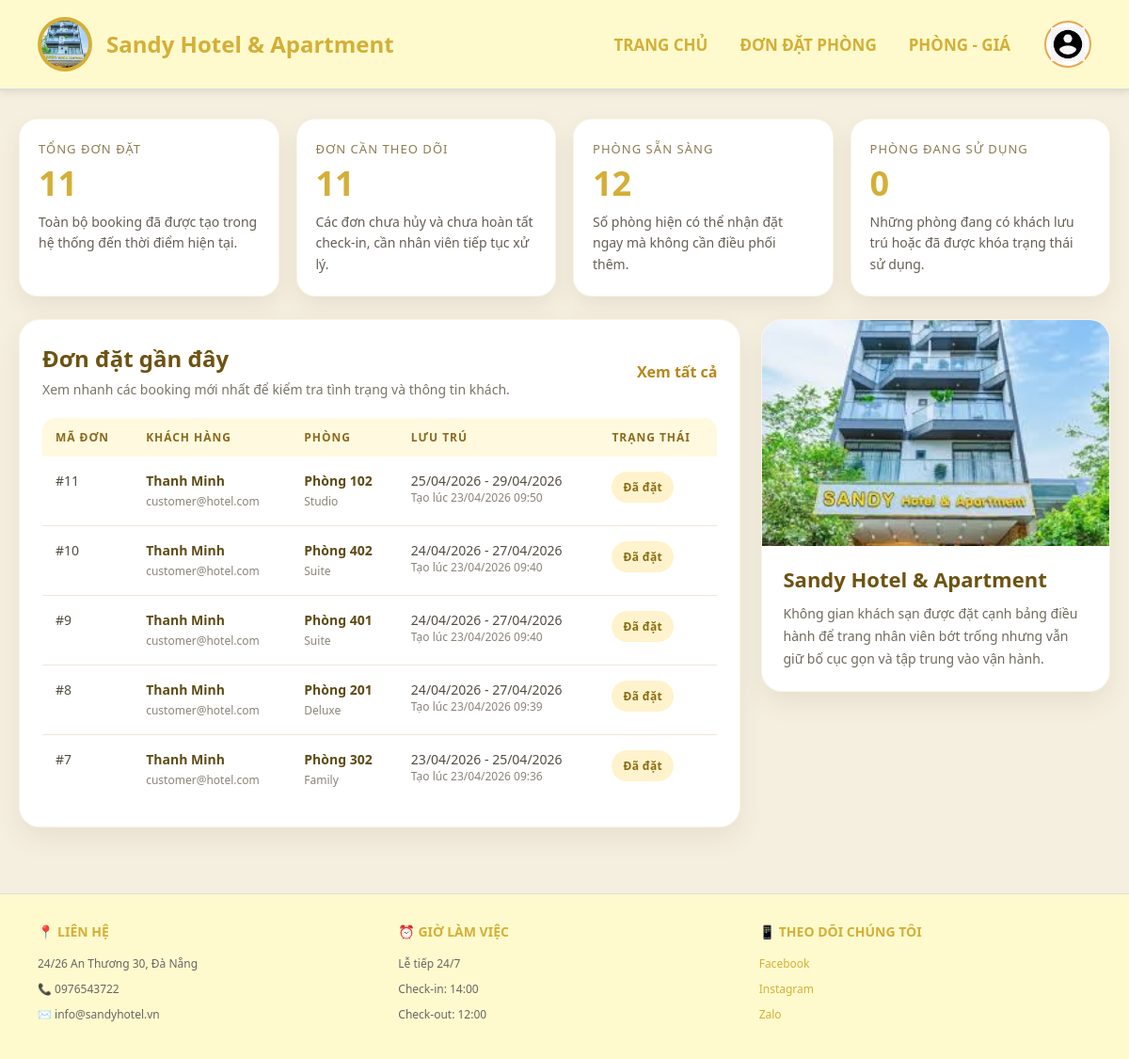
The page /staff/ (signed in) on the database as committed earlier.
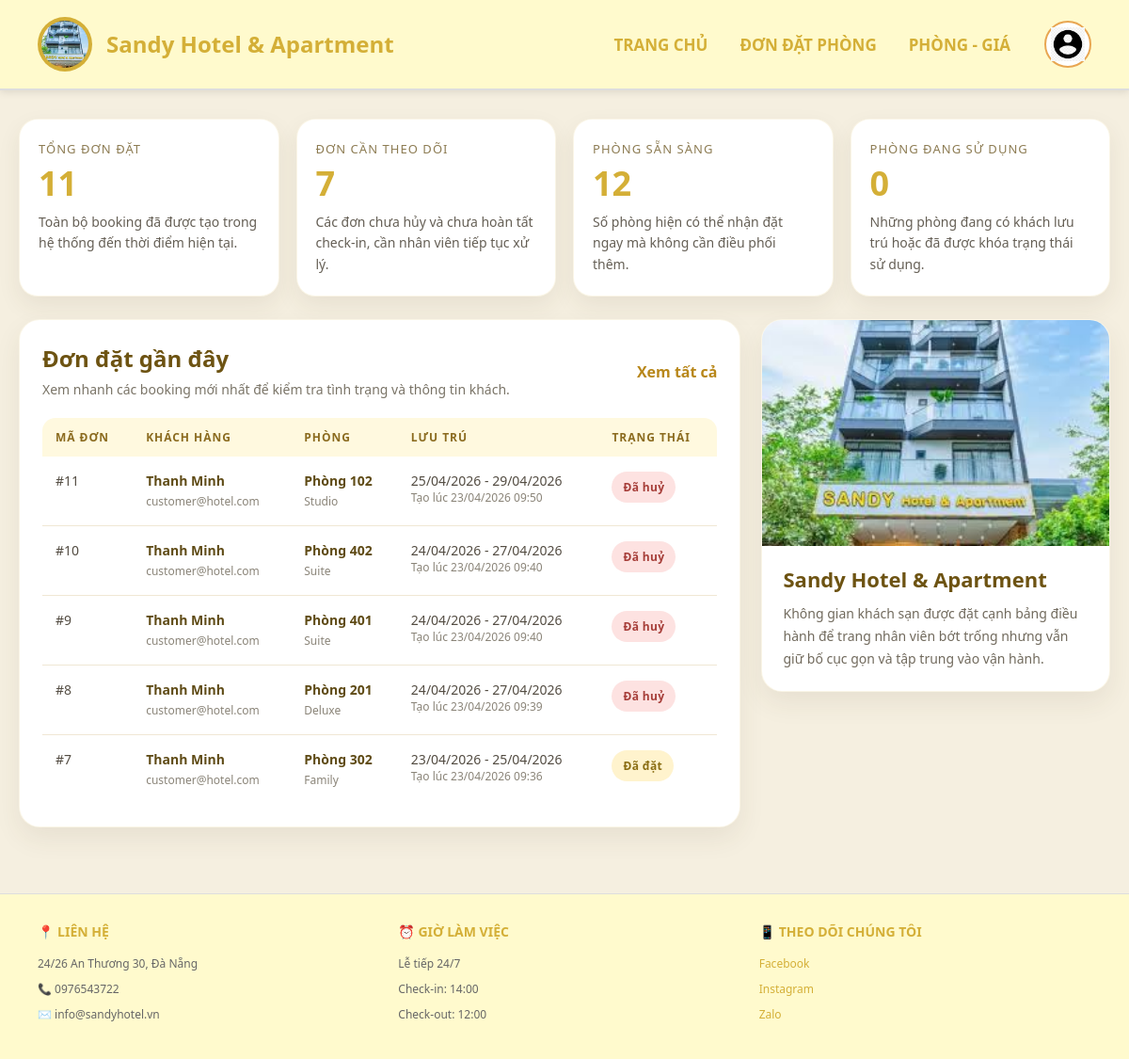
The same page on the database as committed later.
### hotel/models.py (models this page shows, shortened)
class Booking(models.Model):
    user = models.ForeignKey(User, on_delete=models.CASCADE)
    room = models.ForeignKey(Room, on_delete=models.CASCADE)
    check_in = models.DateField()
    check_out = models.DateField()
    guest_count = models.PositiveIntegerField(default=1)
    special_request = models.TextField(blank=True)
    booking_group = models.CharField(max_length=32, blank=True, db_index=True)
    status = models.CharField(max_length=20, default='Đã đặt')  # Đã đặt, Đã huỷ, Đã check in
    created_at = models.DateTimeField(auto_now_add=True)

class Room(models.Model):
    STATUS_CHOICES = [
        ('available', 'Còn trống'),
        ('occupied', 'Đã thuê'),
        ('maintenance', 'Bảo trì'),
        ('unavailable', 'Không khả dụng'),
    ]
    room_type = models.ForeignKey(RoomType, on_delete=models.CASCADE, related_name='rooms')
    room_number = models.CharField(max_length=20, unique=True)  # 101, 102, 201, etc.
    floor = models.PositiveIntegerField(default=1)
    status = models.CharField(max_length=20, choices=STATUS_CHOICES, default='available')
    class Meta:
        ordering = ['floor', 'room_number']

class RoomType(models.Model):
    name = models.CharField(max_length=100)  # Studio, Deluxe, Twin, Double, etc.
    description = models.TextField()
    base_price = models.PositiveIntegerField()
    capacity = models.PositiveIntegerField(default=2)
    bed_count = models.PositiveIntegerField(default=1)  # Số giường
    image = models.URLField(blank=True, null=True)
    amenities = models.TextField(default='')  # Tiện nghi: WiFi, TV, AC, etc.
    created_at = models.DateTimeField(auto_now_add=True)
    class Meta:
        ordering = ['base_price']

### hotel/views.py (the view)
# urls.py: path('staff/', views.staff_home, name='staff_home'),
@login_required(login_url="/login/")
def staff_home(request):
    if not request.user.is_staff:
        messages.error(request, "Bạn không có quyền truy cập trang này.")
        return redirect("home")
    total_bookings = Booking.objects.count()
    pending_bookings = Booking.objects.exclude(status__in=[CANCELLED_STATUS, CHECKED_IN_STATUS]).count()
    available_rooms = Room.objects.filter(status="available").count()
    occupied_rooms = Room.objects.filter(status="occupied").count()
    bookings = Booking.objects.all().order_by("-created_at")
    return render(
        request,
        "staff_home.html",
        {
            "bookings": bookings,
            "total_bookings": total_bookings,
            "pending_bookings": pending_bookings,
            "available_rooms": available_rooms,
            "occupied_rooms": occupied_rooms,
        },
    )

### hotel/templates/staff_home.html (shortened to what this page needs)
{% extends 'base.html' %}
{% load static %}
{% block content %}
<div class="staff-dashboard">
  <section class="metrics-grid">
    <article class="metric-card">
      <div class="metric-label">Tổng đơn đặt</div>
      <div class="metric-value">{{ total_bookings }}</div>
      <div class="metric-detail">Toàn bộ booking đã được tạo trong hệ thống đến thời điểm hiện tại.</div>
    </article>
    <article class="metric-card">
      <div class="metric-label">Đơn cần theo dõi</div>
      <div class="metric-value">{{ pending_bookings }}</div>
      <div class="metric-detail">Các đơn chưa hủy và chưa hoàn tất check-in, cần nhân viên tiếp tục xử lý.</div>
    </article>
    <article class="metric-card">
      <div class="metric-label">Phòng sẵn sàng</div>
      <div class="metric-value">{{ available_rooms }}</div>
      <div class="metric-detail">Số phòng hiện có thể nhận đặt ngay mà không cần điều phối thêm.</div>
    </article>
    <article class="metric-card">
      <div class="metric-label">Phòng đang sử dụng</div>
      <div class="metric-value">{{ occupied_rooms }}</div>
      <div class="metric-detail">Những phòng đang có khách lưu trú hoặc đã được khóa trạng thái sử dụng.</div>
    </article>
  </section>
  <section class="content-grid">
    <article class="section-card">
      <div class="section-head">
        <div>
          <h2>Đơn đặt gần đây</h2>
          <p>Xem nhanh các booking mới nhất để kiểm tra tình trạng và thông tin khách.</p>
        </div>
        <a href="{% url 'staff_bookings' %}" class="section-link">Xem tất cả</a>
      </div>
      {% if bookings %}
        <table class="bookings-table">
          <thead>
            <tr>
              <th>Mã đơn</th>
              <th>Khách hàng</th>
              <th>Phòng</th>
              <th>Lưu trú</th>
              <th>Trạng thái</th>
            </tr>
          </thead>
          <tbody>
            {% for booking in bookings|slice:":5" %}
              <tr>
                <td>#{{ booking.id }}</td>
                <td>
                  <div class="booking-guest">{{ booking.user.first_name|default:"Chưa cập nhật tên" }}</div>
                  <div class="booking-meta">{{ booking.user.email }}</div>
                </td>
                <td>
                  <div class="booking-guest">Phòng {{ booking.room.room_number }}</div>
                  <div class="booking-meta">{{ booking.room.room_type.name }}</div>
                </td>
                <td>
                  <div>{{ booking.check_in|date:'d/m/Y' }} - {{ booking.check_out|date:'d/m/Y' }}</div>
                  <div class="booking-meta">Tạo lúc {{ booking.created_at|date:'d/m/Y H:i' }}</div>
                </td>
                <td>
                  <span class="status-pill {% if booking.status == 'Đã đặt' %}status-booked{% elif booking.status == 'Đã huỷ' %}status-cancelled{% elif booking.status == 'Đã check in' %}status-checkin{% else %}status-default{% endif %}">
                    {{ booking.status }}
                  </span>
                </td>
              </tr>
            {% endfor %}
          </tbody>
        </table>
      {% else %}
        <div class="empty-state">Chưa có đơn đặt phòng nào được tạo. Khi có booking mới, danh sách gần đây sẽ hiển thị tại đây.</div>
      {% endif %}
    </article>
    <aside class="section-card hotel-card">
      <img src="{% static 'images/register-logo.png' %}" alt="Sandy Hotel & Apartment">
      <div class="hotel-card-body">
        <h3>Sandy Hotel & Apartment</h3>
        <p>Không gian khách sạn được đặt cạnh bảng điều hành để trang nhân viên bớt trống nhưng vẫn giữ bố cục gọn và tập trung vào vận hành.</p>
      </div>
    </aside>
  </section>
</div>
{% endblock %}

### hotel/templates/base.html (shortened to what this page needs)
{% load static %}
<!DOCTYPE html>
<html>
<head>
</head>
<body class="{% block body_class %}{% endblock %}">
  <div class="header">
    <div class="logo-section">
      <div class="logo">
        <img src="{% static 'images/register-logo.png' %}" alt="Sandy Hotel & Apartment">
      </div>
      <div class="hotel-name">Sandy Hotel & Apartment</div>
    </div>
     <div class="right-menu">
       <div class="nav-menu">
         {% if user.is_staff %}
           <a href="/staff/">TRANG CHỦ</a>
           <a href="/staff/bookings/">ĐƠN ĐẶT PHÒNG</a>
           <a href="/staff/rooms/">PHÒNG - GIÁ</a>
         {% else %}
           <a href="/">TRANG CHỦ</a>
           <a href="/book/">ĐẶT PHÒNG</a>
         {% endif %}
       </div>
       <div class="user-menu" tabindex="0">
         <div class="user-icon" tabindex="0">
           <img src="{% static 'images/user-menu-icon.png' %}" alt="Tài khoản">
         </div>
       </div>
     </div>
    </div>
  <div class="container">
    {% block content %}{% endblock %}
  </div>
  <div class="footer">
    <div class="footer-content">
      <div class="footer-section">
        <h3>📍 LIÊN HỆ</h3>
        <p>24/26 An Thương 30, Đà Nẵng</p>
        <p>📞 0976543722</p>
        <p>✉️ info@sandyhotel.vn</p>
      </div>
      <div class="footer-section">
        <h3>⏰ GIỜ LÀM VIỆC</h3>
        <p>Lễ tiếp 24/7</p>
        <p>Check-in: 14:00</p>
        <p>Check-out: 12:00</p>
      </div>
      <div class="footer-section">
        <h3>📱 THEO DÕI CHÚNG TÔI</h3>
        <p><a href="#">Facebook</a></p>
        <p><a href="#">Instagram</a></p>
        <p><a href="#">Zalo</a></p>
      </div>
    </div>
  </div>
</body>
</html>

### hotel/templates/base.html (style rules this page uses)
* { margin: 0; padding: 0; box-sizing: border-box; }
body { font-family: 'Segoe UI', Tahoma, Geneva, Verdana, sans-serif; background-color: #F5EFE0; }
.header { background-color: #FFFACD; border-bottom: 2px solid #DDD; padding: 18px 40px; min-height: 86px; display: flex; align-items: center; justify-content: space-between; box-shadow: 0 2px 8px rgba(0, 0, 0, 0.1); }
.logo-section { display: flex; align-items: center; gap: 15px; }
.logo { width: 58px; height: 58px; background: #D4AF37; border-radius: 50%; display: flex; align-items: center; justify-content: center; overflow: hidden; padding: 4px; }
.logo img { width: 100%; height: 100%; object-fit: cover; border-radius: 50%; display: block; }
.hotel-name { font-size: 24px; font-weight: bold; color: #D4AF37; line-height: 1.1; }
.right-menu { display: flex; align-items: center; gap: 36px; }
.nav-menu { display: flex; gap: 34px; }
.nav-menu a { color: #D4AF37; text-decoration: none; font-weight: 600; font-size: 17px; transition: color 0.3s; }
.user-menu { position: relative; display: flex; justify-content: flex-end; }
.user-icon { cursor: pointer; border: 2px solid #E8A652; border-radius: 50%; width: 50px; height: 50px; padding: 5px; background: #fff; transition: box-shadow 0.2s; display: flex; align-items: center; justify-content: center; }
.user-icon img { width: 100%; height: 100%; object-fit: contain; display: block; }
.container { max-width: 1200px; margin: 0 auto; padding: 30px 20px; min-height: calc(100vh - 80px); }
.footer { background-color: #FFFACD; border-top: 1px solid #DDD; padding: 30px 40px; margin-top: 40px; }
.footer-content { display: grid; grid-template-columns: repeat(3, 1fr); gap: 30px; max-width: 1200px; margin: 0 auto; }
.footer-section h3 { color: #D4AF37; font-size: 14px; font-weight: bold; margin-bottom: 15px; }
.footer-section p { color: #666; font-size: 12px; margin-bottom: 8px; line-height: 1.6; }
.footer-section a { color: #D4AF37; text-decoration: none; font-size: 12px; }

Rows that differ between the two databases and show on the page:
changed Booking "Studio": status "Đã đặt" → "Đã huỷ"
changed Booking id 10: status "Đã đặt" → "Đã huỷ"
changed Booking id 9: status "Đã đặt" → "Đã huỷ"
changed Booking "Deluxe": status "Đã đặt" → "Đã huỷ"
Other text that changed with them:
{{ pending_bookings }}: "11" → "7"
